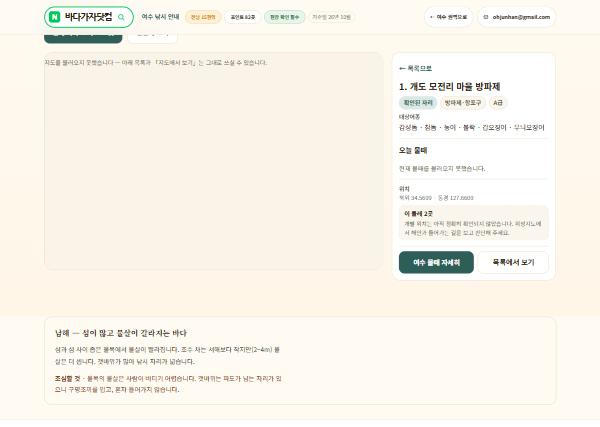
#> input picture data-private/이둘레N곳-화면.jpg, 600 x 427 px
$ python -i shot_phone.py   (imports and definitions only)
#> lines starting #> are read from the running program, lines starting #| are printed output that depends on the picture
### engine/__init__.py
# -*- coding: utf-8 -*-
"""엔진 꾸러미 — **한글을 낼 수 있게 먼저 맞춥니다.**

★ 왜 여기서 (2026-10-07)
  주인 컴퓨터(윈도)의 기본 콘솔은 **cp949** 입니다. 검사기가 「—」나
  「✗」를 내는 순간 `UnicodeEncodeError` 로 **통째로 죽습니다.**

      File "engine/check_photos.py", line 130, in main
      UnicodeEncodeError: 'cp949' codec can't encode character '—'

  재 보니 `main()` 이 있는 파일 **65개 가운데 대부분**이 인코딩을
  안 맞추고 있었습니다. 그런데 **깃허브(우분투)는 UTF-8 이 기본**이라
  거기서는 멀쩡히 돕니다. 즉 **주인 컴퓨터에서만** 죽습니다.
  판정은 통과하는데 사람이 손으로 돌리면 죽는 것입니다.

  65곳에 같은 두 줄을 넣는 대신 **여기 한 곳**에서 맞춥니다.
  모든 검사기가 `from engine import …` 로 이 꾸러미를 거칩니다.

★ 사람이 이미 정해 두었으면 **건드리지 않습니다**
  `PYTHONIOENCODING` 을 손으로 준 경우, 파이프로 넘기는 경우에는
  그쪽 뜻을 따릅니다.
"""
import os
import sys


def _한글낼수있게():
    """표준 출력이 한글을 못 내면 **UTF-8 로 맞춥니다.**"""
    if os.environ.get('PYTHONIOENCODING'):
        return                       # 사람이 정했으면 그대로 둡니다
    for 흐름 in (sys.stdout, sys.stderr):
        고치기 = getattr(흐름, 'reconfigure', None)
        if 고치기 is None:
            continue                 # 파이프로 바꿔치기한 경우
        이름 = (getattr(흐름, 'encoding', '') or '').lower()
        if 'utf-8' in 이름 or 'utf8' in 이름:
            continue
        try:
            고치기(encoding='utf-8', errors='replace')
        except (OSError, ValueError):
            pass                     # 못 바꿔도 그냥 갑니다


_한글낼수있게()

### engine/tmp.py
# -*- coding: utf-8 -*-
"""임시 파일이 **어느 드라이브에 쌓일지** 정하는 단 하나의 곳.

★ 왜 생겼나 (2026-09-27 — 실제로 멈췄습니다)

    전체 판정(`gate.py --full`)이 FAIL 3개로 끝났는데,
    까닭이 검사기가 아니라 **디스크였습니다.**

        f.write(text)
        OSError: [Errno 28] No space left on device

    C: 가 139GB 가운데 **0 바이트 남음**이었습니다.
    작업 폴더는 D: 인데, 검사기가 쓰는 임시 파일은
    `tempfile.mkdtemp()` 가 정하는 대로 **전부 C: 로 갔습니다.**

      · 크롬 프로필 (check_render — 쪽 416개를 그려 보는 동안)
      · 검사기가 만드는 시험용 site/ 사본
      · 뮤테이션 시험이 망가뜨렸다 되돌리는 사본

    한 번 돌 때마다 수 GB 가 C: 에 오갑니다. C: 가 빠듯하면
    **검사기가 제 일을 못 하고, 그것이 FAIL 로 보입니다.**
    없는 잘못을 쫓느라 시간을 흘립니다.

무엇을 하나
    이 파일을 **한 번이라도 불러오면** 그 뒤의 모든
    `tempfile.mkdtemp()` · `tempfile.NamedTemporaryFile()` 이
    작업 폴더 옆(`두번째도전/.tmp`)에 만들어집니다.

    `engine/io.py` 가 이 파일을 불러옵니다. io 는 검사기·시험이
    모두 불러오므로, **따로 기억할 것이 없습니다.**

바꾸고 싶으면
    BADAGAJA_TMP 에 길을 적습니다.

쓰는 법
    python engine/tmp.py          지금 어디로 가는지 봅니다
    python engine/tmp.py --청소   하루 지난 임시 폴더를 지웁니다
"""
import os
import sys
import time
import shutil
import tempfile

HERE = os.path.dirname(os.path.abspath(__file__))
ROOT = os.path.dirname(HERE)

# 작업 폴더 옆에 둡니다 — 자료와 같은 드라이브라 옮겨 붙일 일도 없습니다
윈도인가 = sys.platform.startswith('win')

기본자리 = os.path.join(ROOT, '.tmp')


# [9 lines left out: function 자리, not called in this run]


def 맞춤():
    """`tempfile` 이 쓰는 자리를 바꿉니다. 불러올 때 저절로 돕니다.

    ★ **리눅스에서는 건드리지 않습니다** (2026-09-29 — 크롬이 죽었습니다)

      이 파일은 윈도에서 C: 가 꽉 차던 것을 막으려 만들었습니다.
      그런데 리눅스에서는 이것이 **크롬을 죽였습니다.**

          process_singleton_posix.cc:313] Socket path too long

      크롬은 TMPDIR 밑에 소켓을 만듭니다. 그 경로는
      **108바이트**를 넘을 수 없습니다(유닉스 소켓 한계).

          /home/runner/work/badagaja-engine/badagaja-engine/
            .tmp/mutation-xxxxxxxx/.tmp/          ← 사본 안에 또 .tmp
            .org.chromium.Chromium.XXXXXX/SingletonSocket
          = 124바이트 → 넘칩니다

      검사기는 사본에서 도니 `.tmp` 가 두 겹이 됩니다.
      리눅스는 `/tmp` 가 짧고 러너 디스크도 넉넉하므로
      **원래 자리를 그대로 둡니다.**

      BADAGAJA_TMP 를 손수 적었다면 그 뜻을 존중합니다.
    """
    손수정함 = bool(os.environ.get('BADAGAJA_TMP'))
    if not 윈도인가 and not 손수정함:
        return None
    p = 자리()
    if not p:
        return None
    tempfile.tempdir = p
    # 밑으로 부르는 프로그램(크롬·다른 파이썬)도 같은 자리를 쓰게 합니다
    os.environ['TMP'] = p
    os.environ['TEMP'] = p
    os.environ['TMPDIR'] = p
    return p


# [60 lines left out: functions 남은공간, 청소, not called in this run]


# 불러오는 순간 자리를 바꿉니다
현재자리 = 맞춤()


# [22 lines left out: function main, not called in this run]


# [2 lines that do not run on import are left out]

### engine/shot_phone.py
# -*- coding: utf-8 -*-
"""휴대폰 폭으로 **진짜** 찍습니다 (2026-10-01).

★ 겪은 일 — 그림을 믿고 없는 잘못을 고쳤습니다

  `chrome --headless --window-size=390,2600 --screenshot` 으로 찍고
  「글자가 오른쪽으로 잘린다」고 판단해 차림표를 고쳤습니다.

  **거짓이었습니다.** 윈도 크롬은 창을 **500px 아래로 줄이지
  못합니다.** 390 을 줘도 **1009px 로 그린 다음 왼쪽 390px 만
  잘라낸 그림**을 줍니다. 그러니 잘린 것처럼 보일 수밖에 없습니다.

  같은 쪽을 `check_mobile.py` 로 재니 「화면 밖으로 나가는 것이
  없습니다」였고, 몸 너비가 **1009px** 로 찍혀 있었습니다.
  검사기가 맞고 제 눈이 틀렸습니다.

★ 그래서 **iframe 에 넣어** 찍습니다
  창은 넓게 두고, 그 안에 390px 짜리 틀을 만들어 쪽을 넣습니다.
  틀 안쪽은 진짜 390px 이므로 반응형이 제대로 걸립니다.

★ 규칙 6-2 — 기계가 잰 것과 눈으로 본 것을 **갈라서** 말합니다
  이 도구는 **눈으로 보기 위한 것**입니다. 넘침을 재는 일은
  `check_mobile.py` 가 합니다. 둘을 섞지 않습니다.
"""
import os
import sys
import subprocess
import tempfile
import urllib.parse

여기 = os.path.dirname(os.path.dirname(os.path.abspath(__file__)))
sys.path.insert(0, 여기)

from engine import machine   # noqa: E402
from engine import io as _io   # 쓰기는 io.write 로 (계약-13)   # noqa: E402

틀 = """<!DOCTYPE html><html><head><meta charset="utf-8">
<style>
 html,body{margin:0;padding:0;background:#fff}
 iframe{display:block;width:%(w)dpx;height:%(h)dpx;border:0}
</style></head><body>
<iframe src="%(url)s" scrolling="no"></iframe>
</body></html>"""


# [70 lines left out: function 찍기, not called in this run]


def _정말찍혔나(낼곳):
    """파일이 생겼다고 **찍힌 것이 아닙니다.**

    ★ 2026-10-09 — 공개 서버를 찍었더니 **통째로 회색**이었습니다.
      `X-Frame-Options: SAMEORIGIN` 이 iframe 을 막습니다.
      그런데 도구는 「찍었습니다」라고 했습니다. 그 말을 믿고
      빈 그림을 주인께 보낼 뻔했습니다.

      파일이 있는지가 아니라 **그림에 내용이 있는지**를 봅니다.
    """
#> called with 낼곳 = '../data-private/이둘레N곳-화면.jpg'
    if not os.path.exists(낼곳):
        return False
    try:
        from PIL import Image
        with Image.open(낼곳) as im:
#> im is the input picture: PIL image 600x427 RGB; mean R, G, B 248.4, 243.7, 234.8
            작 = im.convert('RGB').resize((20, 60))
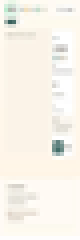
#> 작: PIL image 20x60 RGB (shown 4 times larger); mean R, G, B 248.3, 243.7, 234.8
            색 = set(작.getpixel((x, y))
                     for y in range(60) for x in range(20))
#> 색 = 353 items
        # ★ 색 **가짓수**로는 못 가립니다 — 빈 쪽도 회색 음영이
        #   열 가지쯤 나옵니다. **색이 있는가**를 봅니다:
        #   R·G·B 가 서로 다른 점(= 회색이 아닌 점)이 있는지.
        색있음 = sum(1 for r, g, b in 색
                     if max(r, g, b) - min(r, g, b) > 12)
#> 색있음 = 160
        if 색있음 < 2:
            print('✗ 빈 그림입니다 (회색뿐 — 색 %d가지, 유채색 %d가지).'
                  % (len(색), 색있음))
            print('  공개 서버는 X-Frame-Options 로 iframe 을 막습니다 —')
            print('  이 도구는 **로컬 서버 전용**입니다.')
            print('  공개 쪽은 크롬 탭으로 직접 찍으세요.')
            return False
    except ImportError:
        pass          # Pillow 가 없으면 못 봅니다 — 막지는 않습니다
    return True


# [11 lines left out: function main, not called in this run]


# [2 lines not run here, left out]

>>> result = _정말찍혔나('../data-private/이둘레N곳-화면.jpg')

$ run again, on data-private/채비-새사진-휴대폰.jpg
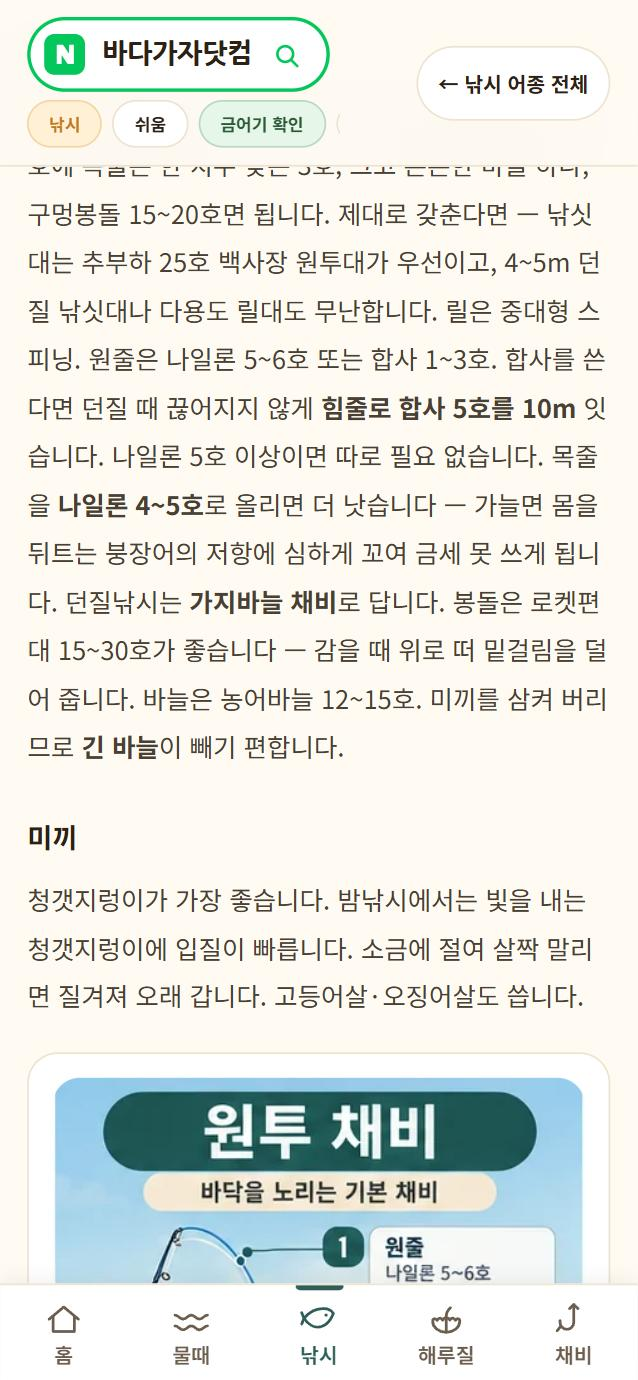
#> input picture data-private/채비-새사진-휴대폰.jpg, 638 x 1380 px
#> in _정말찍혔나, im is the input picture: PIL image 638x1380 RGB; mean R, G, B 228.4, 230.4, 224.8
#> in _정말찍혔나, `작 = im.convert('RGB').resize((20, 60))`:
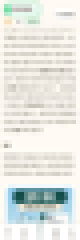
#> 작: PIL image 20x60 RGB (shown 4 times larger); mean R, G, B 228.2, 230.3, 224.7
#> 색 = 560 items
#> 색있음 = 310

$ run again, on data-private/휴대폰-주소로열기-고친뒤.jpg
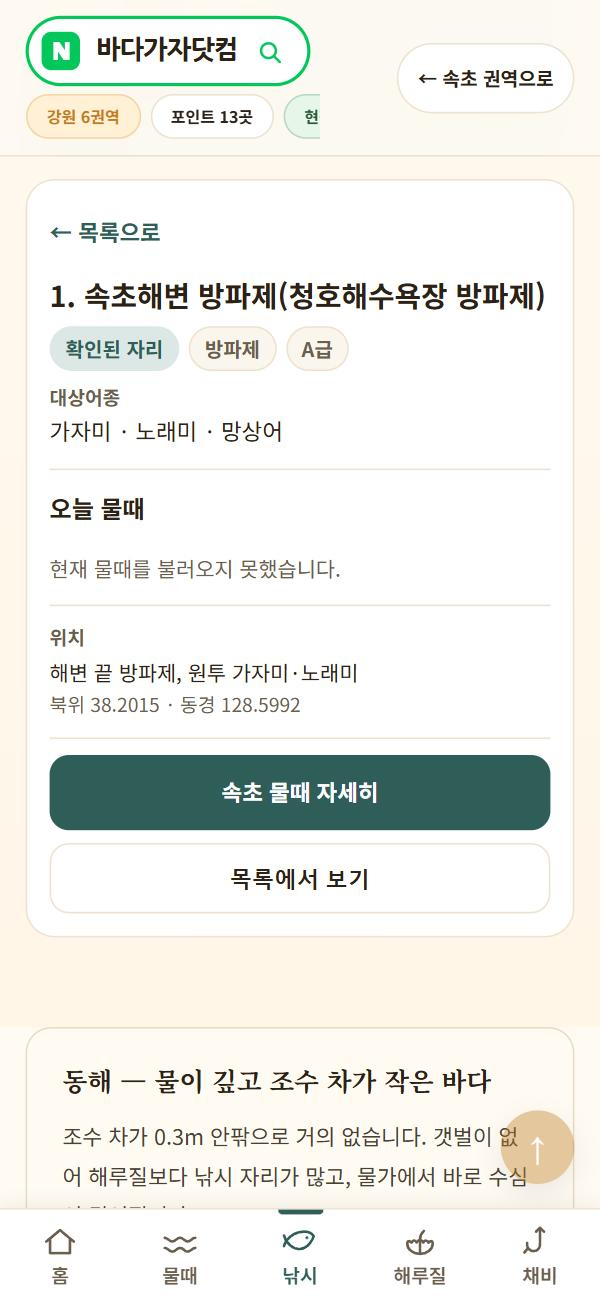
#> input picture data-private/휴대폰-주소로열기-고친뒤.jpg, 600 x 1299 px
#> in _정말찍혔나, im is the input picture: PIL image 600x1299 RGB; mean R, G, B 236.5, 237.1, 231.9
#> in _정말찍혔나, `작 = im.convert('RGB').resize((20, 60))`:
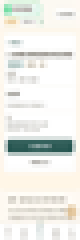
#> 작: PIL image 20x60 RGB (shown 4 times larger); mean R, G, B 236.1, 236.9, 231.6
#> 색 = 456 items
#> 색있음 = 158
